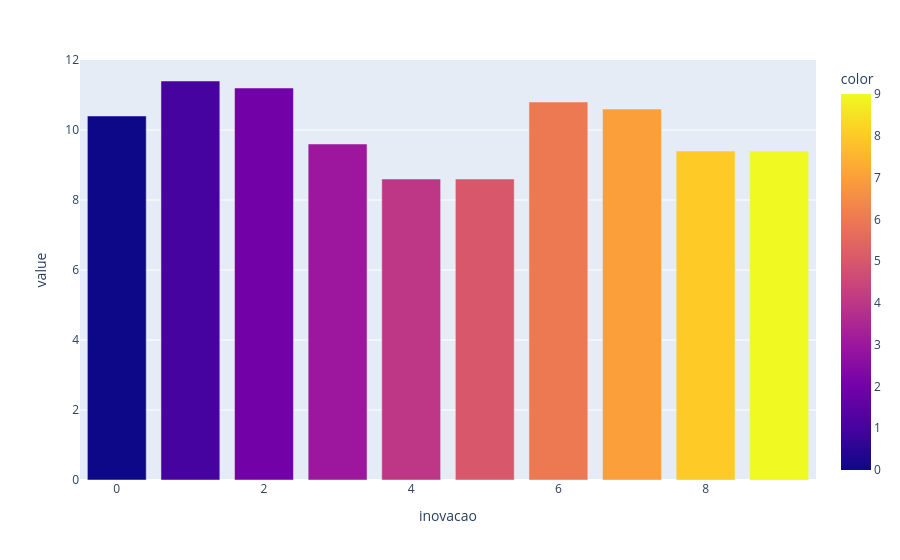

The notebook cell this image was saved under:
### Code cell
# Distribuição de Variável Inovacao

percentual_inovacao= df_segmento.value_counts('inovacao') / len(df_segmento) * 100
px.bar(percentual_inovacao, color=percentual_inovacao.index)

### Figure 1 — Plotly figure (JSON) as saved in the notebook; plotly's stock layout.template omitted (floating-point values rounded to 4 significant figures)
{"data": [{"hovertemplate": "inovacao=%{x}<br>value=%{y}<br>color=%{marker.color}<extra></extra>", "legendgroup": "", "marker": {"color": [1, 2, 6, 7, 0, 3, 9, 8, 4, 5], "coloraxis": "coloraxis", "pattern": {"shape": ""}}, "name": "", "orientation": "v", "showlegend": false, "textposition": "auto", "type": "bar", "x": [1, 2, 6, 7, 0, 3, 9, 8, 4, 5], "xaxis": "x", "y": [11.4, 11.2, 10.8, 10.6, 10.4, 9.6, 9.4, 9.4, 8.6, 8.6], "yaxis": "y"}], "layout": {"barmode": "relative", "coloraxis": {"colorbar": {"title": {"text": "color"}}, "colorscale": [[0, "#0d0887"], [0.1111, "#46039f"], [0.2222, "#7201a8"], [0.3333, "#9c179e"], [0.4444, "#bd3786"], [0.5556, "#d8576b"], [0.6667, "#ed7953"], [0.7778, "#fb9f3a"], [0.8889, "#fdca26"], [1, "#f0f921"]]}, "legend": {"tracegroupgap": 0}, "margin": {"t": 60}, "xaxis": {"anchor": "y", "domain": [0, 1], "title": {"text": "inovacao"}}, "yaxis": {"anchor": "x", "domain": [0, 1], "title": {"text": "value"}}}}
